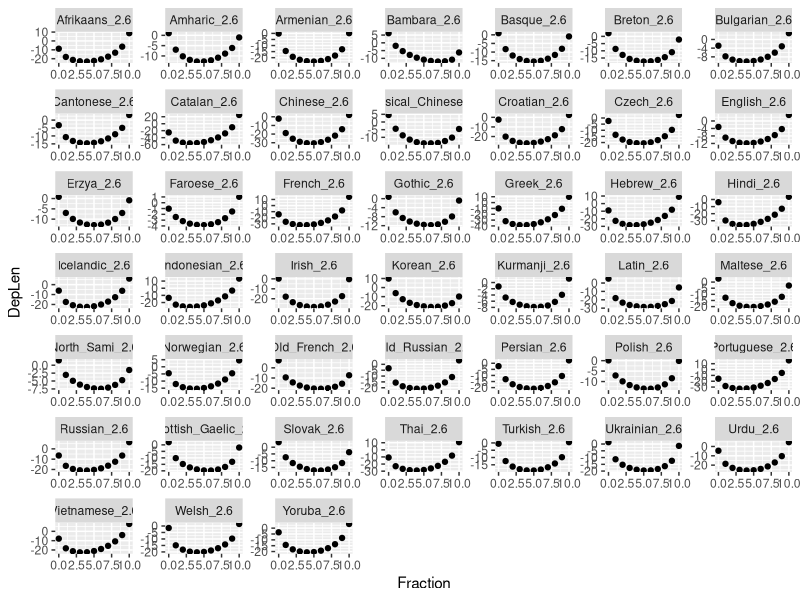
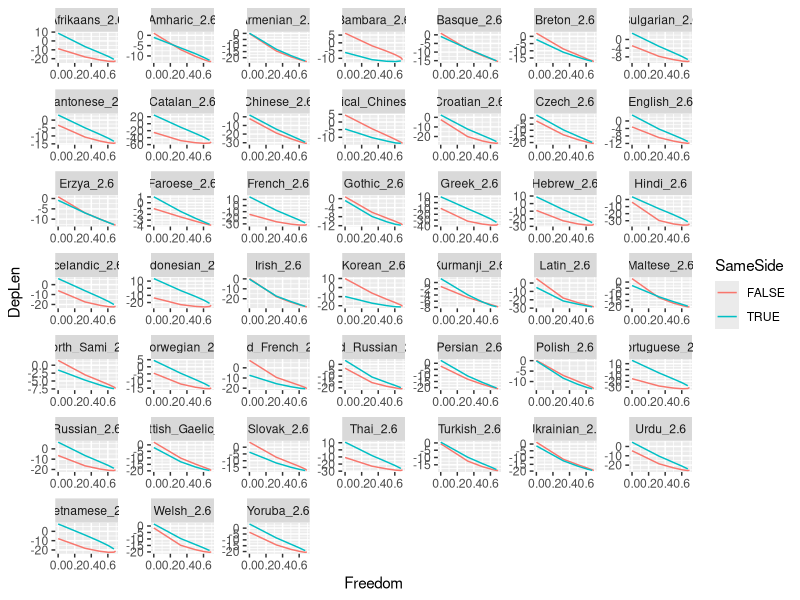

Recreate these plots in R, in order.
#data = read.csv("optimizeDependencyLength_POS_NoSplit_ByOcc_Coarse_FuncHead_IdentifyOptimalOrders_Real_Collect_All.py.tsv", sep="\t")
#data = read.csv("optimizeDependencyLength_POS_NoSplit_ByOcc_Coarse_FuncHead_IdentifyOptimalOrders_Deterministic_Collect_All.py.tsv", sep="\t")
data = read.csv("optimizeDependencyLength_POS_NoSplit_ByOcc_Coarse_FuncHead_IdentifyOptimalOrders_Collect_All.py.tsv", sep="\t")

library(tidyr)
library(dplyr)
library(ggplot2)


ggplot(data, aes(x=Fraction, y=DepLen)) + geom_point() + facet_wrap(~Language, scales="free")

data = data %>% mutate(Freedom = -(Fraction/10*log(Fraction/10+1e-10) + (1-Fraction/10)*log(1-Fraction/10+1e-10)))

data = data %>% mutate(SameSide = (Fraction > 5))

ggplot(data, aes(x=Freedom, y=DepLen, color=SameSide)) + geom_line() + facet_wrap(~Language, scales="free")



